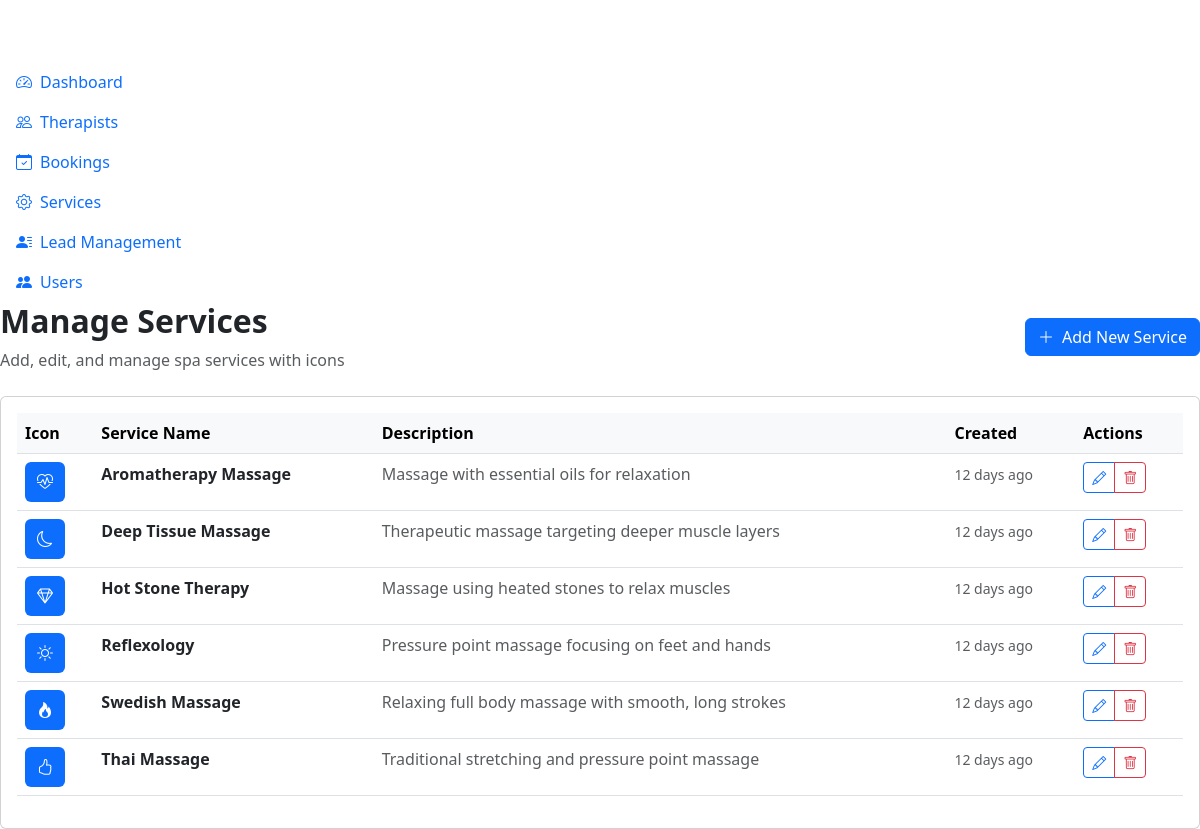
The app's page /admin/services.php (signed in) with its own data.
### tables this page shows
CREATE TABLE `services` (
  `id` int(11) NOT NULL,
  `name` varchar(100) NOT NULL,
  `description` text DEFAULT NULL,
  `created_at` timestamp NOT NULL DEFAULT current_timestamp(),
  `icon_type` varchar(255) DEFAULT NULL,
  `icon_value` varchar(255) DEFAULT NULL
);

### includes/database.php (called while the page is built, shortened)
<?php
class Database {
    private static $instance = null;
    private $connection;
    private function __construct() {
        try {
            $this->connection = new PDO(
                "mysql:host=" . DB_HOST . ";dbname=" . DB_NAME . ";charset=utf8mb4",
                DB_USER,
                DB_PASS,
                [
                    PDO::ATTR_ERRMODE => PDO::ERRMODE_EXCEPTION,
                    PDO::ATTR_DEFAULT_FETCH_MODE => PDO::FETCH_ASSOC,
                    PDO::ATTR_EMULATE_PREPARES => false
                ]
            );
        } catch(PDOException $e) {
            die("Database connection failed: " . $e->getMessage());
        }
    }
    public static function getInstance() {
        if (self::$instance === null) {
            self::$instance = new self();
        }
        return self::$instance;
    }
    public function prepare($sql) {
        return $this->connection->prepare($sql);
    }
}
function getDB() {
    return Database::getInstance();
}
?>

### includes/functions.php (called while the page is built, shortened)
<?php
require_once 'database.php';
function timeAgo($datetime) {
    $time = time() - strtotime($datetime);
    if ($time < 2592000) return floor($time / 86400) . ' days ago';
    return date('M j, Y', strtotime($datetime));
}
?>

### admin/services.php (the view, shortened to what this page needs)
<?php
require_once '../includes/functions.php';
function getAllServicesWithIcons() {
    $db = getDB();
    $stmt = $db->prepare("SELECT * FROM services ORDER BY name");
    $stmt->execute();
    return $stmt->fetchAll();
}
$services = getAllServicesWithIcons();
?>
<?php include 'includes/admin_header.php'; ?>
<div class="admin-content">
    <div class="d-flex justify-content-between align-items-center mb-4">
        <div>
            <h2 class="fw-bold">Manage Services</h2>
            <p class="text-muted mb-0">Add, edit, and manage spa services with icons</p>
        </div>
        <button class="btn btn-primary" data-bs-toggle="modal" data-bs-target="#serviceModal">
            <i class="bi bi-plus-lg me-2"></i>Add New Service
        </button>
    </div>
    <div class="card">
        <div class="card-body">
            <?php if (empty($services)): ?>
                <div class="text-center py-5">
                    <i class="bi bi-gear display-4 text-muted"></i>
                    <h5 class="text-muted mt-3">No services found</h5>
                    <p class="text-muted">Click "Add New Service" to get started.</p>
                </div>
            <?php else: ?>
                <div class="table-responsive">
                    <table class="table table-hover">
                        <thead class="table-light">
                            <tr>
                                <th>Icon</th>
                                <th>Service Name</th>
                                <th>Description</th>
                                <th>Created</th>
                                <th>Actions</th>
                            </tr>
                        </thead>
                        <tbody>
                            <?php foreach ($services as $service): ?>
                                <tr>
                                    <td>
                                        <div class="service-icon-preview">
                                            <?php if ($service['icon_type'] === 'upload' && $service['icon_image']): ?>
                                                <img src="<?php echo UPLOAD_URL . $service['icon_image']; ?>"
                                                     alt="<?php echo htmlspecialchars($service['name']); ?>"
                                                     style="width: 40px; height: 40px; object-fit: cover; border-radius: 8px;">
                                            <?php elseif ($service['icon_type'] === 'bootstrap' && $service['icon_value']): ?>
                                                <div class="d-flex align-items-center justify-content-center bg-primary text-white rounded"
                                                     style="width: 40px; height: 40px;">
                                                    <i class="bi <?php echo htmlspecialchars($service['icon_value']); ?>"></i>
                                                </div>
                                            <?php endif; ?>
                                        </div>
                                    </td>
                                    <td>
                                        <strong><?php echo htmlspecialchars($service['name']); ?></strong>
                                    </td>
                                    <td>
                                        <span class="text-muted"><?php echo htmlspecialchars(substr($service['description'], 0, 100)); ?>
                                        <?php if (strlen($service['description']) > 100) echo '...'; ?></span>
                                    </td>
                                    <td>
                                        <small class="text-muted"><?php echo timeAgo($service['created_at']); ?></small>
                                    </td>
                                    <td>
                                        <div class="btn-group btn-group-sm">
                                            <button class="btn btn-outline-primary" onclick="editService(<?php echo $service['id']; ?>)">
                                                <i class="bi bi-pencil"></i>
                                            </button>
                                            <button class="btn btn-outline-danger" onclick="deleteService(<?php echo $service['id']; ?>, '<?php echo htmlspecialchars($service['name']); ?>')">
                                                <i class="bi bi-trash"></i>
                                            </button>
                                        </div>
                                    </td>
                                </tr>
                            <?php endforeach; ?>
                        </tbody>
                    </table>
                </div>
            <?php endif; ?>
        </div>
    </div>
</div>
<?php
include 'includes/admin_footer.php';
?>

### records on screen
services: name "Aromatherapy Massage", description "Massage with essential oils for relaxation", created_at "12 days ago"
services: name "Deep Tissue Massage", description "Therapeutic massage targeting deeper muscle layers", created_at "12 days ago"
services: name "Hot Stone Therapy", description "Massage using heated stones to relax muscles", created_at "12 days ago"
services: name "Reflexology", description "Pressure point massage focusing on feet and hands", created_at "12 days ago"
services: name "Swedish Massage", description "Relaxing full body massage with smooth, long strokes", created_at "12 days ago"
services: name "Thai Massage", description "Traditional stretching and pressure point massage", created_at "12 days ago"
